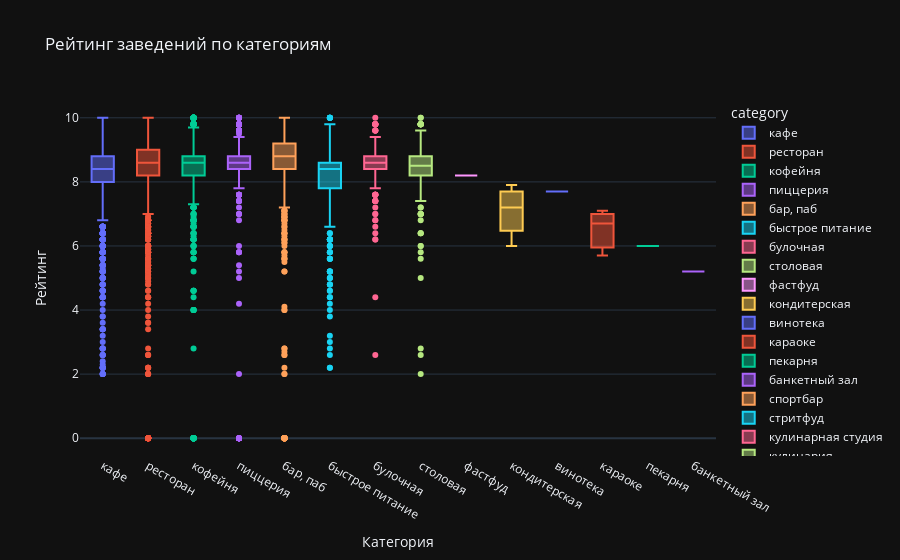

Write notebook code for a chart like this one.
### Markdown cell above
Из графика видно, что кондитерские и караоке не имеют максимальных оценок. По среднему рейтингу данные заведения ниже остальных. Низкие оценки встречаются не очень редко. Больше всего они наблюдаются у кафе и ресторанов, что логично, их и в датасете больше.

### Code cell
fig = px.box(my_data, 
       y = 'rating',
       x = 'category',
       title = 'Рейтинг заведений по категориям', 
       color = 'category'
       )
fig.update_layout(xaxis_title = 'Категория',
                  yaxis_title = 'Рейтинг')

### Figure 1 — Plotly figure (JSON) as saved in the notebook; plotly's stock layout.template omitted (floating-point values rounded to 4 significant figures; data arrays with more than 128 entries replaced by an {"elided": "..."} marker saying what was removed)
{"data": [{"alignmentgroup": "True", "hovertemplate": "category=%{x}<br>rating=%{y}<extra></extra>", "legendgroup": "кафе", "marker": {"color": "#636efa"}, "name": "кафе", "notched": false, "offsetgroup": "кафе", "orientation": "v", "showlegend": true, "x": {"elided": "2896 str values"}, "x0": " ", "xaxis": "x", "y": {"elided": "2896 float values"}, "y0": " ", "yaxis": "y", "type": "box"}, {"alignmentgroup": "True", "hovertemplate": "category=%{x}<br>rating=%{y}<extra></extra>", "legendgroup": "ресторан", "marker": {"color": "#EF553B"}, "name": "ресторан", "notched": false, "offsetgroup": "ресторан", "orientation": "v", "showlegend": true, "x": {"elided": "3375 str values"}, "x0": " ", "xaxis": "x", "y": {"elided": "3375 float values"}, "y0": " ", "yaxis": "y", "type": "box"}, {"alignmentgroup": "True", "hovertemplate": "category=%{x}<br>rating=%{y}<extra></extra>", "legendgroup": "кофейня", "marker": {"color": "#00cc96"}, "name": "кофейня", "notched": false, "offsetgroup": "кофейня", "orientation": "v", "showlegend": true, "x": {"elided": "2202 str values"}, "x0": " ", "xaxis": "x", "y": {"elided": "2202 float values"}, "y0": " ", "yaxis": "y", "type": "box"}, {"alignmentgroup": "True", "hovertemplate": "category=%{x}<br>rating=%{y}<extra></extra>", "legendgroup": "пиццерия", "marker": {"color": "#ab63fa"}, "name": "пиццерия", "notched": false, "offsetgroup": "пиццерия", "orientation": "v", "showlegend": true, "x": {"elided": "653 str values"}, "x0": " ", "xaxis": "x", "y": {"elided": "653 float values"}, "y0": " ", "yaxis": "y", "type": "box"}, {"alignmentgroup": "True", "hovertemplate": "category=%{x}<br>rating=%{y}<extra></extra>", "legendgroup": "бар, паб", "marker": {"color": "#FFA15A"}, "name": "бар, паб", "notched": false, "offsetgroup": "бар, паб", "orientation": "v", "showlegend": true, "x": {"elided": "1319 str values"}, "x0": " ", "xaxis": "x", "y": {"elided": "1319 float values"}, "y0": " ", "yaxis": "y", "type": "box"}, {"alignmentgroup": "True", "hovertemplate": "category=%{x}<br>rating=%{y}<extra></extra>", "legendgroup": "быстрое питание", "marker": {"color": "#19d3f3"}, "name": "быстрое питание", "notched": false, "offsetgroup": "быстрое питание", "orientation": "v", "showlegend": true, "x": {"elided": "603 str values"}, "x0": " ", "xaxis": "x", "y": {"elided": "603 float values"}, "y0": " ", "yaxis": "y", "type": "box"}, {"alignmentgroup": "True", "hovertemplate": "category=%{x}<br>rating=%{y}<extra></extra>", "legendgroup": "булочная", "marker": {"color": "#FF6692"}, "name": "булочная", "notched": false, "offsetgroup": "булочная", "orientation": "v", "showlegend": true, "x": {"elided": "255 str values"}, "x0": " ", "xaxis": "x", "y": {"elided": "255 float values"}, "y0": " ", "yaxis": "y", "type": "box"}, {"alignmentgroup": "True", "hovertemplate": "category=%{x}<br>rating=%{y}<extra></extra>", "legendgroup": "столовая", "marker": {"color": "#B6E880"}, "name": "столовая", "notched": false, "offsetgroup": "столовая", "orientation": "v", "showlegend": true, "x": {"elided": "469 str values"}, "x0": " ", "xaxis": "x", "y": {"elided": "469 float values"}, "y0": " ", "yaxis": "y", "type": "box"}, {"alignmentgroup": "True", "hovertemplate": "category=%{x}<br>rating=%{y}<extra></extra>", "legendgroup": "фастфуд", "marker": {"color": "#FF97FF"}, "name": "фастфуд", "notched": false, "offsetgroup": "фастфуд", "orientation": "v", "showlegend": true, "x": {"elided": "545 str values"}, "x0": " ", "xaxis": "x", "y": {"elided": "545 float values"}, "y0": " ", "yaxis": "y", "type": "box"}, {"alignmentgroup": "True", "hovertemplate": "category=%{x}<br>rating=%{y}<extra></extra>", "legendgroup": "кондитерская", "marker": {"color": "#FECB52"}, "name": "кондитерская", "notched": false, "offsetgroup": "кондитерская", "orientation": "v", "showlegend": true, "x": {"elided": "240 str values"}, "x0": " ", "xaxis": "x", "y": {"elided": "240 float values"}, "y0": " ", "yaxis": "y", "type": "box"}, {"alignmentgroup": "True", "hovertemplate": "category=%{x}<br>rating=%{y}<extra></extra>", "legendgroup": "винотека", "marker": {"color": "#636efa"}, "name": "винотека", "notched": false, "offsetgroup": "винотека", "orientation": "v", "showlegend": true, "x": ["винотека", "винотека", "винотека", "винотека", "винотека", "винотека", "винотека", "винотека"], "x0": " ", "xaxis": "x", "y": [7.7, null, null, null, null, null, null, null], "y0": " ", "yaxis": "y", "type": "box"}, {"alignmentgroup": "True", "hovertemplate": "category=%{x}<br>rating=%{y}<extra></extra>", "legendgroup": "караоке", "marker": {"color": "#EF553B"}, "name": "караоке", "notched": false, "offsetgroup": "караоке", "orientation": "v", "showlegend": true, "x": ["караоке", "караоке", "караоке", "караоке", "караоке", "караоке", "караоке", "караоке", "караоке", "караоке", "караоке", "караоке", "караоке", "караоке", "караоке", "караоке", "караоке", "караоке", "караоке", "караоке"], "x0": " ", "xaxis": "x", "y": [7.1, null, null, null, null, null, null, 6.7, 5.7, null, null, null, null, null, null, null, null, null, null, null], "y0": " ", "yaxis": "y", "type": "box"}, {"alignmentgroup": "True", "hovertemplate": "category=%{x}<br>rating=%{y}<extra></extra>", "legendgroup": "пекарня", "marker": {"color": "#00cc96"}, "name": "пекарня", "notched": false, "offsetgroup": "пекарня", "orientation": "v", "showlegend": true, "x": ["пекарня", "пекарня", "пекарня", "пекарня", "пекарня", "пекарня", "пекарня", "пекарня", "пекарня", "пекарня", "пекарня", "пекарня", "пекарня", "пекарня", "пекарня", "пекарня", "пекарня", "пекарня", "пекарня", "пекарня", "пекарня", "пекарня", "пекарня", "пекарня", "пекарня", "пекарня", "пекарня", "пекарня", "пекарня", "пекарня", "пекарня", "пекарня", "пекарня", "пекарня", "пекарня", "пекарня", "пекарня", "пекарня", "пекарня", "пекарня", "пекарня", "пекарня", "пекарня", "пекарня", "пекарня", "пекарня", "пекарня", "пекарня", "пекарня", "пекарня", "пекарня", "пекарня", "пекарня", "пекарня", "пекарня", "пекарня", "пекарня", "пекарня", "пекарня", "пекарня", "пекарня", "пекарня", "пекарня", "пекарня", "пекарня", "пекарня", "пекарня", "пекарня", "пекарня", "пекарня", "пекарня", "пекарня", "пекарня", "пекарня", "пекарня", "пекарня", "пекарня", "пекарня", "пекарня", "пекарня", "пекарня", "пекарня", "пекарня", "пекарня", "пекарня", "пекарня", "пекарня"], "x0": " ", "xaxis": "x", "y": [6.0, null, null, null, null, null, null, null, null, null, null, null, null, null, null, null, null, null, null, null, null, null, null, null, null, null, null, null, null, null, null, null, null, null, null, null, null, null, null, null, null, null, null, null, null, null, null, null, null, null, null, null, null, null, null, null, null, null, null, null, null, null, null, null, null, null, null, null, null, null, null, null, null, null, null, null, null, null, null, null, null, null, null, null, null, null, null], "y0": " ", "yaxis": "y", "type": "box"}, {"alignmentgroup": "True", "hovertemplate": "category=%{x}<br>rating=%{y}<extra></extra>", "legendgroup": "банкетный зал", "marker": {"color": "#ab63fa"}, "name": "банкетный зал", "notched": false, "offsetgroup": "банкетный зал", "orientation": "v", "showlegend": true, "x": ["банкетный зал", "банкетный зал", "банкетный зал", "банкетный зал", "банкетный зал", "банкетный зал", "банкетный зал", "банкетный зал", "банкетный зал", "банкетный зал", "банкетный зал", "банкетный зал", "банкетный зал", "банкетный зал", "банкетный зал", "банкетный зал", "банкетный зал", "банкетный зал", "банкетный зал", "банкетный зал", "банкетный зал", "банкетный зал", "банкетный зал", "банкетный зал", "банкетный зал", "банкетный зал", "банкетный зал", "банкетный зал", "банкетный зал", "банкетный зал", "банкетный зал", "банкетный зал", "банкетный зал", "банкетный зал", "банкетный зал", "банкетный зал", "банкетный зал", "банкетный зал", "банкетный зал", "банкетный зал", "банкетный зал", "банкетный зал", "банкетный зал", "банкетный зал", "банкетный зал", "банкетный зал", "банкетный зал", "банкетный зал", "банкетный зал", "банкетный зал", "банкетный зал", "банкетный зал", "банкетный зал", "банкетный зал", "банкетный зал", "банкетный зал", "банкетный зал", "банкетный зал", "банкетный зал", "банкетный зал", "банкетный зал", "банкетный зал", "банкетный зал", "банкетный зал", "банкетный зал", "банкетный зал", "банкетный зал", "банкетный зал", "банкетный зал", "банкетный зал", "банкетный зал", "банкетный зал", "банкетный зал", "банкетный зал", "банкетный зал", "банкетный зал", "банкетный зал", "банкетный зал", "банкетный зал", "банкетный зал", "банкетный зал", "банкетный зал", "банкетный зал", "банкетный зал", "банкетный зал", "банкетный зал", "банкетный зал", "банкетный зал", "банкетный зал", "банкетный зал", "банкетный зал", "банкетный зал", "банкетный зал", "банкетный зал", "банкетный зал", "банкетный зал", "банкетный зал", "банкетный зал", "банкетный зал", "банкетный зал", "банкетный зал", "банкетный зал", "банкетный зал", "банкетный зал", "банкетный зал", "банкетный зал", "банкетный зал", "банкетный зал", "банкетный зал", "банкетный зал", "банкетный зал", "банкетный зал"], "x0": " ", "xaxis": "x", "y": [5.2, null, null, null, null, null, null, null, null, null, null, null, null, null, null, null, null, null, null, null, null, null, null, null, null, null, null, null, null, null, null, null, null, null, null, null, null, null, null, null, null, null, null, null, null, null, null, null, null, null, null, null, null, null, null, null, null, null, null, null, null, null, null, null, null, null, null, null, null, null, null, null, null, null, null, null, null, null, null, null, null, null, null, null, null, null, null, null, null, null, null, null, null, null, null, null, null, null, null, null, null, null, null, null, null, null, null, null, null, null, null, null], "y0": " ", "yaxis": "y", "type": "box"}, {"alignmentgroup": "True", "hovertemplate": "category=%{x}<br>rating=%{y}<extra></extra>", "legendgroup": "спортбар", "marker": {"color": "#FFA15A"}, "name": "спортбар", "notched": false, "offsetgroup": "спортбар", "orientation": "v", "showlegend": true, "x": ["спортбар", "спортбар", "спортбар", "спортбар", "спортбар", "спортбар"], "x0": " ", "xaxis": "x", "y": [null, null, null, null, null, null], "y0": " ", "yaxis": "y", "type": "box"}, {"alignmentgroup": "True", "hovertemplate": "category=%{x}<br>rating=%{y}<extra></extra>", "legendgroup": "стритфуд", "marker": {"color": "#19d3f3"}, "name": "стритфуд", "notched": false, "offsetgroup": "стритфуд", "orientation": "v", "showlegend": true, "x": ["стритфуд", "стритфуд", "стритфуд", "стритфуд", "стритфуд", "стритфуд", "стритфуд", "стритфуд", "стритфуд", "стритфуд", "стритфуд", "стритфуд", "стритфуд", "стритфуд", "стритфуд", "стритфуд", "стритфуд", "стритфуд", "стритфуд", "стритфуд"], "x0": " ", "xaxis": "x", "y": [null, null, null, null, null, null, null, null, null, null, null, null, null, null, null, null, null, null, null, null], "y0": " ", "yaxis": "y", "type": "box"}, {"alignmentgroup": "True", "hovertemplate": "category=%{x}<br>rating=%{y}<extra></extra>", "legendgroup": "кулинарная студия", "marker": {"color": "#FF6692"}, "name": "кулинарная студия", "notched": false, "offsetgroup": "кулинарная студия", "orientation": "v", "showlegend": true, "x": ["кулинарная студия", "кулинарная студия", "кулинарная студия"], "x0": " ", "xaxis": "x", "y": [null, null, null], "y0": " ", "yaxis": "y", "type": "box"}, {"alignmentgroup": "True", "hovertemplate": "category=%{x}<br>rating=%{y}<extra></extra>", "legendgroup": "кулинария", "marker": {"color": "#B6E880"}, "name": "кулинария", "notched": false, "offsetgroup": "кулинария", "orientation": "v", "showlegend": true, "x": ["кулинария", "кулинария", "кулинария", "кулинария", "кулинария", "кулинария", "кулинария", "кулинария", "кулинария", "кулинария", "кулинария", "кулинария", "кулинария", "кулинария", "кулинария", "кулинария", "кулинария", "кулинария", "кулинария", "кулинария", "кулинария"], "x0": " ", "xaxis": "x", "y": [null, null, null, null, null, null, null, null, null, null, null, null, null, null, null, null, null, null, null, null, null], "y0": " ", "yaxis": "y", "type": "box"}, {"alignmentgroup": "True", "hovertemplate": "category=%{x}<br>rating=%{y}<extra></extra>", "legendgroup": "чайная", "marker": {"color": "#FF97FF"}, "name": "чайная", "notched": false, "offsetgroup": "чайная", "orientation": "v", "showlegend": true, "x": ["чайная"], "x0": " ", "xaxis": "x", "y": [null], "y0": " ", "yaxis": "y", "type": "box"}], "layout": {"xaxis": {"anchor": "y", "domain": [0.0, 1.0], "title": {"text": "Категория"}, "categoryorder": "array", "categoryarray": ["кафе", "ресторан", "кофейня", "пиццерия", "бар, паб", "быстрое питание", "булочная", "столовая", "фастфуд", "кондитерская", "винотека", "караоке", "пекарня", "банкетный зал", "спортбар", "стритфуд", "кулинарная студия", "кулинария", "чайная"]}, "yaxis": {"anchor": "x", "domain": [0.0, 1.0], "title": {"text": "Рейтинг"}}, "legend": {"title": {"text": "category"}, "tracegroupgap": 0}, "title": {"text": "Рейтинг заведений по категориям"}, "boxmode": "overlay"}}
